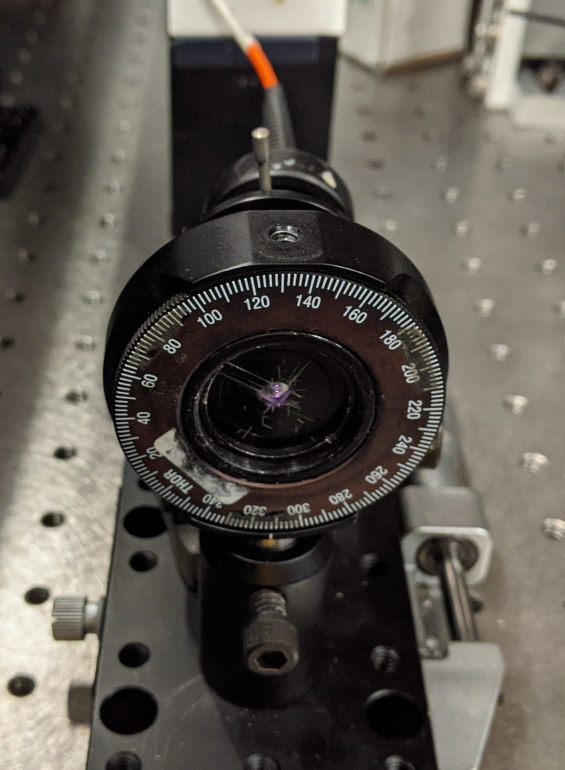
#> input picture xfrog/assets/run_1/images/bbo.jpg, 1695 x 2308 px (shown at 1/3 size)
$ python -i process_methods.py   (imports and definitions only)
#> lines starting #> are read from the running program, lines starting #| are printed output that depends on the picture; after the words box and inside, x2 and y2 are one past the last pixel; in counts of white or black regions, pixels touching at a corner belong together
import numpy as np
import cv2 as cv
from config import *
import imutils


def process_threshold(image_file, delay=0, debug=False):
    image = cv.imread(image_file, 0)  # read image as grayscale
    peak_indices = np.argpartition(image.flatten(), -COUNT_PEAKS)[-COUNT_PEAKS:]
    ion_coords = []

    for peak_index in peak_indices:
        x, y = peak_index % IMAGE_WIDTH, peak_index // IMAGE_WIDTH
        peak_intensity = image[y][x]

        if (peak_intensity > THRESHOLD_PEAK) and (0 < y < IMAGE_HEIGHT - 1) and (0 < x < IMAGE_WIDTH - 1):
            skirt_intensities = np.array([image[y + i][x + j] for i, j in [(0, 1), (0, -1), (1, 0), (-1, 0)]])
            if all(skirt_intensities > THRESHOLD_SKIRT) and np.average(skirt_intensities) > THRESHOLD_AVERAGE:
                ion_coords.append((x, y))
                if debug:
                    print(f'Ion detected at ({x}, {y}) with peak intensity {peak_intensity},')
                    print(f'skirt intensities {skirt_intensities} and average {np.average(skirt_intensities):.0f}.\n')

    if debug:
        for ion_coord in ion_coords:
            cv.circle(image, ion_coord, 3, 255, 1)
        cv.imshow('Detection', image)
        cv.waitKey(delay)

    return ion_coords


def process_optimized(image_file, delay=0, debug=False):
#> called with image_file = '../xfrog/assets/run_1/images/bbo.jpg', delay = 0, debug = False
    image = cv.imread(image_file, 0)  # read image as grayscale
#> image: shape (2308, 1695); min 0, max 255, mean 88.9

    bilateral = cv.bilateralFilter(image, 4, 90, 2)
    _, threshold = cv.threshold(bilateral, 30, 255, cv.THRESH_TOZERO)
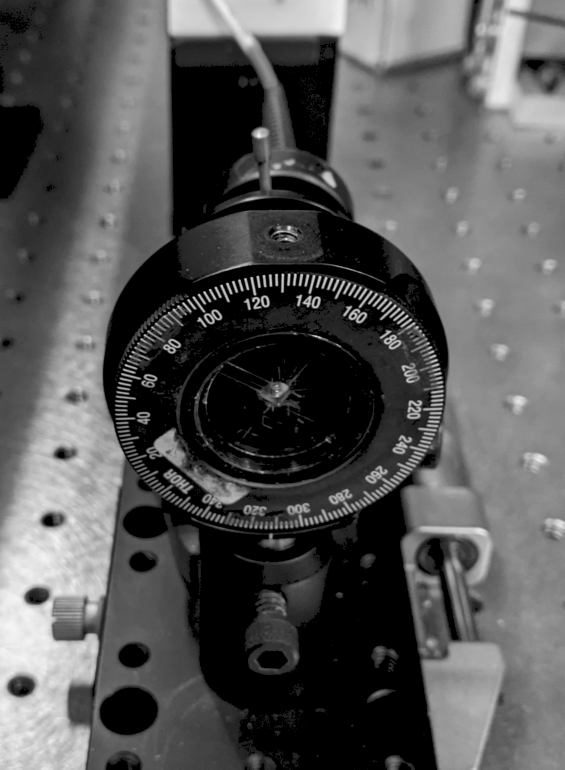
#> threshold: shape (2308, 1695) (shown at 1/3 size); min 0, max 248, mean 84.7
    ion_coords = _find_coords(threshold)
    ion_coords.extend(ion_coords)

    if debug:
        for ion_coord in ion_coords:
            cv.circle(image, ion_coord, 3, 255, 1)
        cv.imshow('Detection', image)
        cv.waitKey(delay)

    return ion_coords


def _find_coords(image):
    image = cv.dilate(image, np.ones((3, 3), np.uint8))
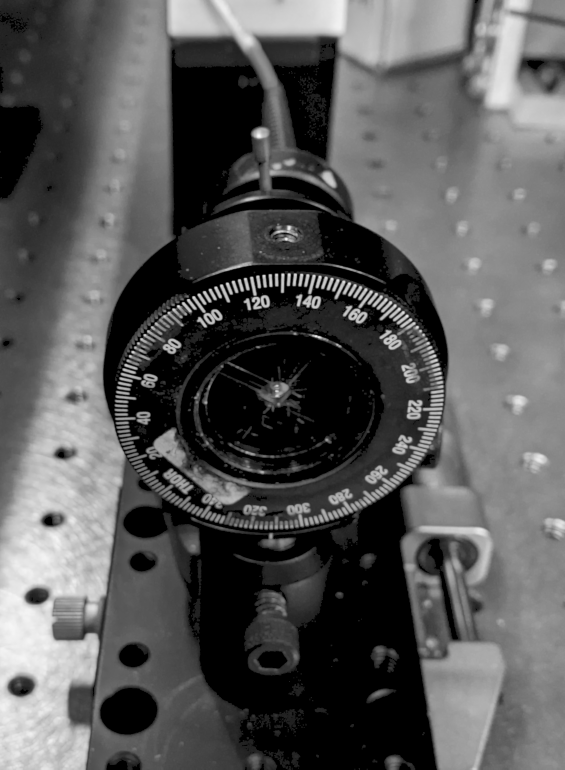
#> image: shape (2308, 1695) (shown at 1/3 size); min 0, max 248, mean 87.9
    contours = cv.findContours(image, cv.RETR_EXTERNAL, cv.CHAIN_APPROX_SIMPLE)
#> contours = 120 contours, 74 with area under 20; largest, box (x1, y1, x2, y2) and area: (0, 0, 1695, 2308) 3408868, (700, 1640, 999, 2027) 60434, (571, 1550, 1021, 1654) 7460, (1111, 1935, 1198, 2018) 3810, (1152, 2263, 1246, 2308) 2422
    contours = imutils.grab_contours(contours)
    coords = []

    for contour in contours:
        M = cv.moments(contour)
        if M["m00"] != 0:
            coords.append((int(M["m10"] / M["m00"]), int(M["m01"] / M["m00"])))
#> this loop made 120 passes
#> contour on passes 1, 2, 4, 5, 8, 11, 16, 17, 19, 21, 22, 23: [[1100, 2306], [1100, 2307], [1102, 2307], [1102, 2306]], [[1063, 2306], [1063, 2307], [1065, 2307], [1065, 2306]], [[894, 2303], [894, 2305], [896, 2305], [896, 2303]], [[875, 2303], [875, 2307], [877, 2307], [877, 2303]], [[863, 2272], [863, 2275], [865, 2275], [865, 2272]], [[799, 2256], [799, 2259], [802, 2259], [802, 2256]], [[1085, 2245], [1085, 2247], [1087, 2247], [1087, 2245]], [[767, 2236], [767, 2238], [769, 2238], [769, 2236]], [[762, 2224], [762, 2226], [764, 2226], [764, 2224]], [[759, 2208], [759, 2211], [762, 2211], [762, 2208]], [[856, 2207], [856, 2209], [858, 2209], [858, 2207]], [[884, 2205], [884, 2208], [886, 2208], [886, 2205]]
#> after the loop, coords = 120 pairs, first value 0 to 1269, second value 52 to 2306
    return coords

>>> result = process_optimized('../xfrog/assets/run_1/images/bbo.jpg')
#> in process_optimized, `ion_coords = _find_coords(threshold)`: ion_coords has the same summary as coords in _find_coords
#> result = 240 pairs, first value 0 to 1269, second value 52 to 2306

$ run again, on xfrog/assets/run_1/images/setup.jpg
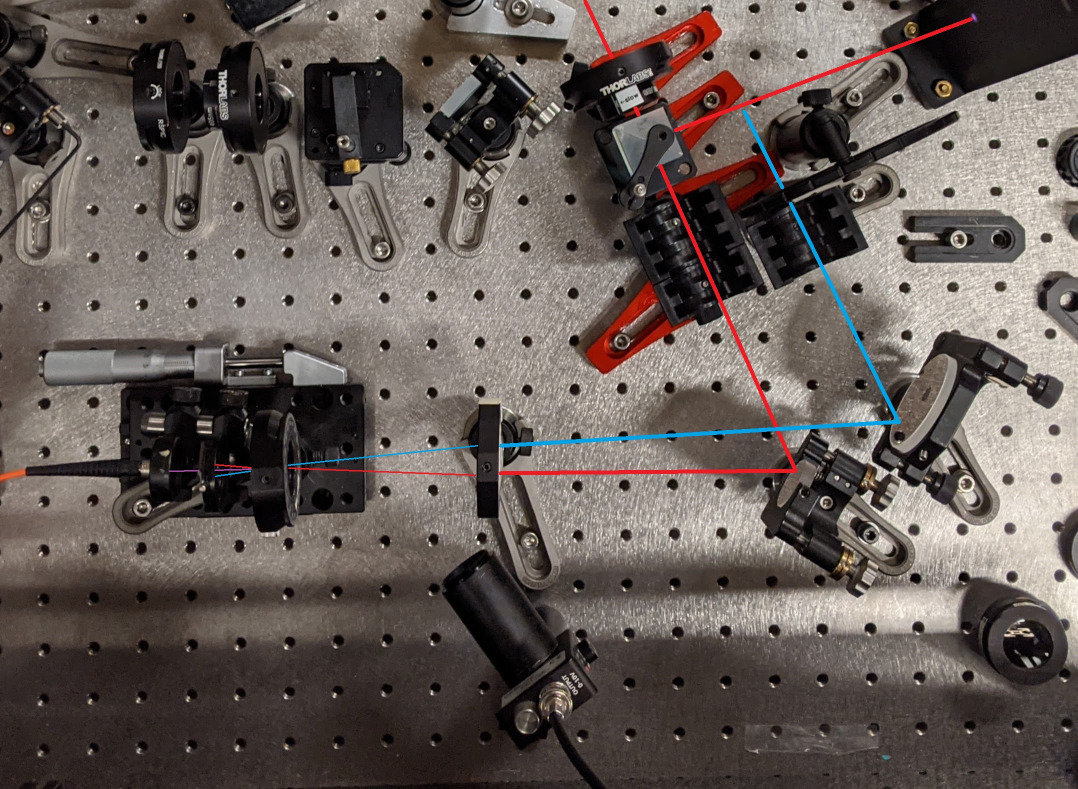
#> input picture xfrog/assets/run_1/images/setup.jpg, 2155 x 1578 px (shown at 1/2 size)
#> in process_optimized, `_, threshold = cv.threshold(bilateral, 30, 255, cv.THRESH_TOZERO)`:
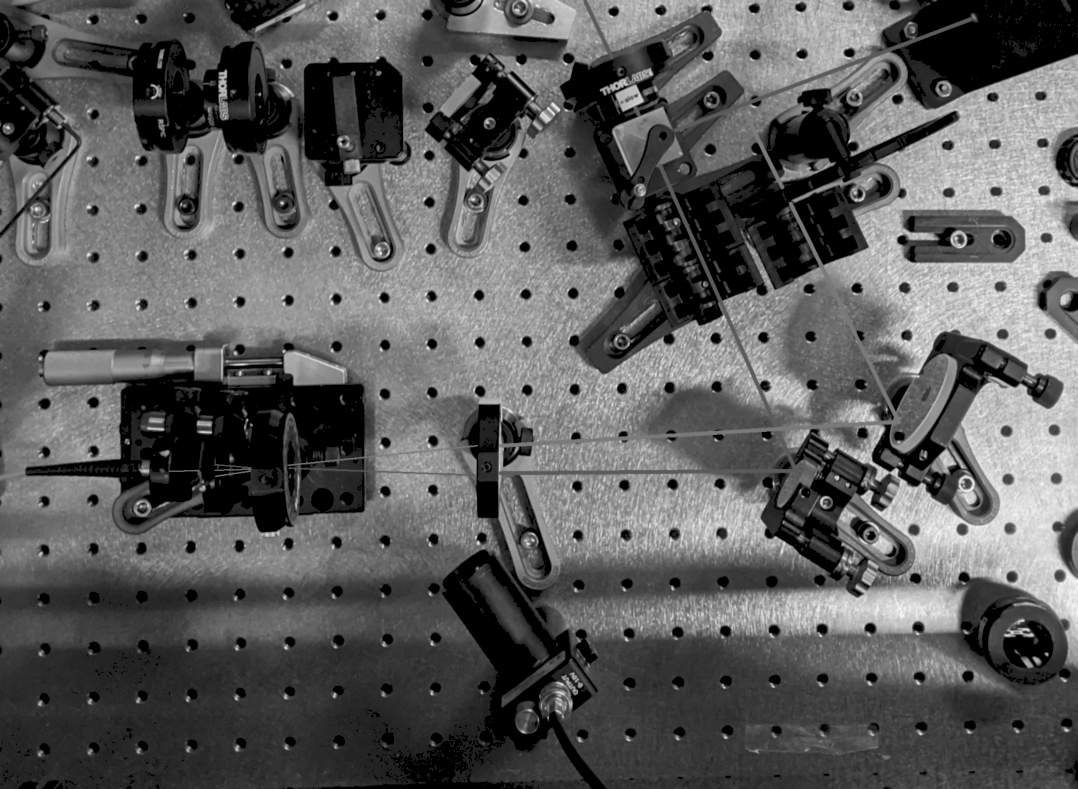
#> threshold: shape (1578, 2155) (shown at 1/2 size); min 0, max 248, mean 90.9
#> in _find_coords, `image = cv.dilate(image, np.ones((3, 3), np.uint8))`:
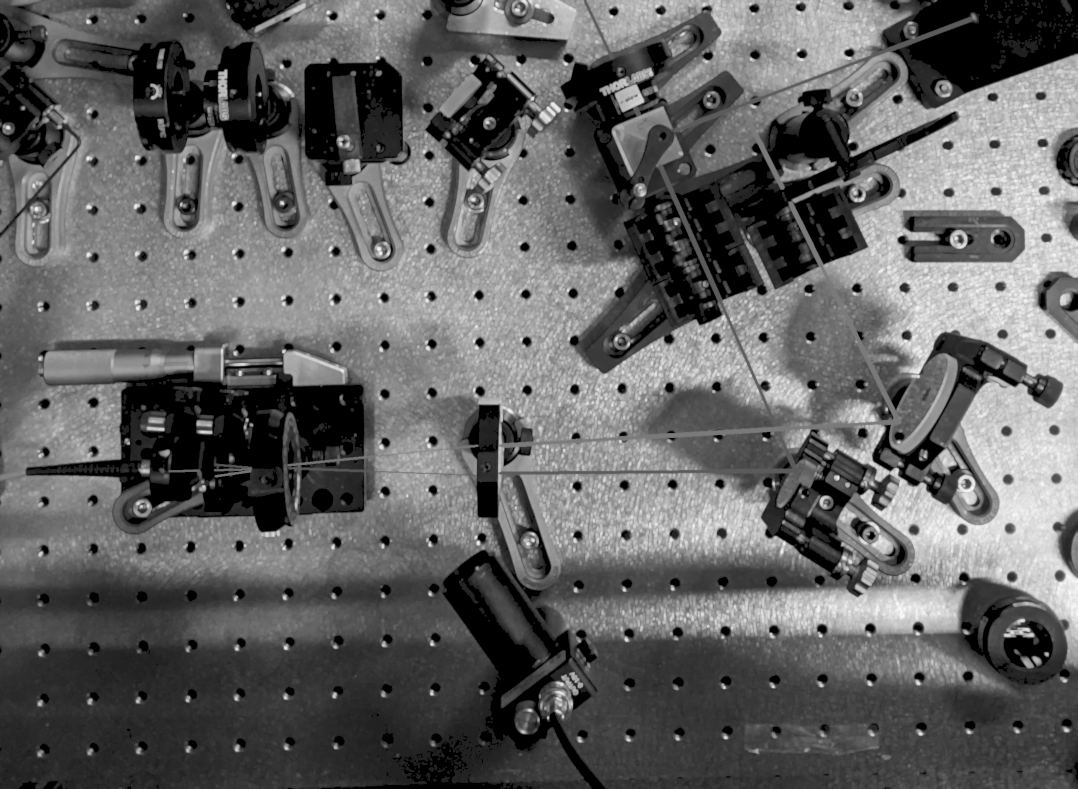
#> image: shape (1578, 2155) (shown at 1/2 size); min 0, max 248, mean 98.1
#> contours = 134 contours, 77 with area under 20; largest, box (x1, y1, x2, y2) and area: (0, 0, 2155, 1578) 3274648, (935, 1126, 1132, 1417) 13561, (1028, 1400, 1081, 1470) 2786, (2003, 76, 2076, 115) 1245, (488, 0, 533, 24) 592
#> the loop in _find_coords, `for contour in contours:` made 134 passes
#> contour on passes 1, 4, 6, 7, 12, 14, 16: [[1053, 1575], [1053, 1577], [1057, 1577], [1057, 1575]], [[843, 1557], [843, 1559], [845, 1559], [845, 1557]], [[871, 1551], [871, 1553], [873, 1553], [873, 1551]], [[826, 1550], [826, 1552], [828, 1552], [828, 1550]], [[901, 1540], [901, 1542], [903, 1542], [903, 1540]], [[829, 1535], [829, 1537], [831, 1537], [831, 1535]], [[891, 1533], [891, 1535], [893, 1535], [893, 1533]]
#> after the loop in _find_coords, `for contour in contours:`: coords = 134 pairs, first value 3 to 2153, second value 1 to 1576
#> ion_coords has the same summary as coords in _find_coords
#> result = 268 pairs, first value 3 to 2153, second value 1 to 1576
